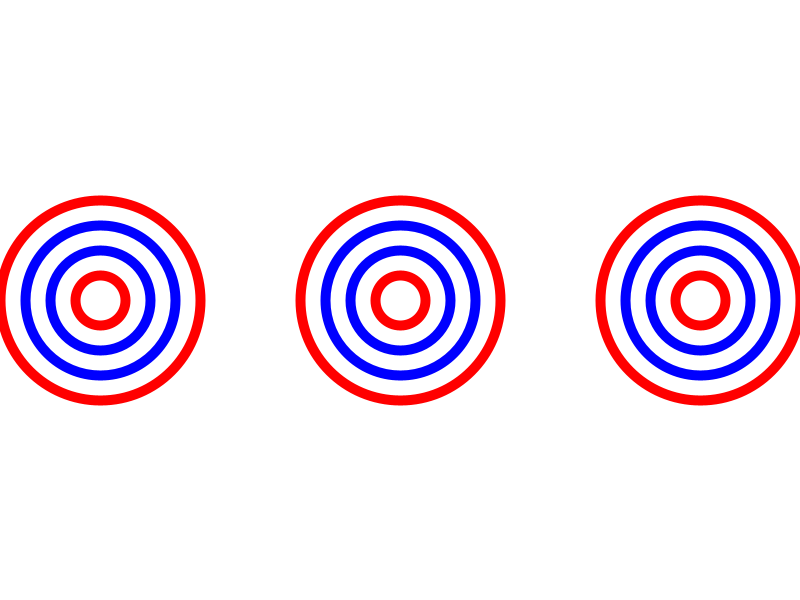
Frame 1 (no input)
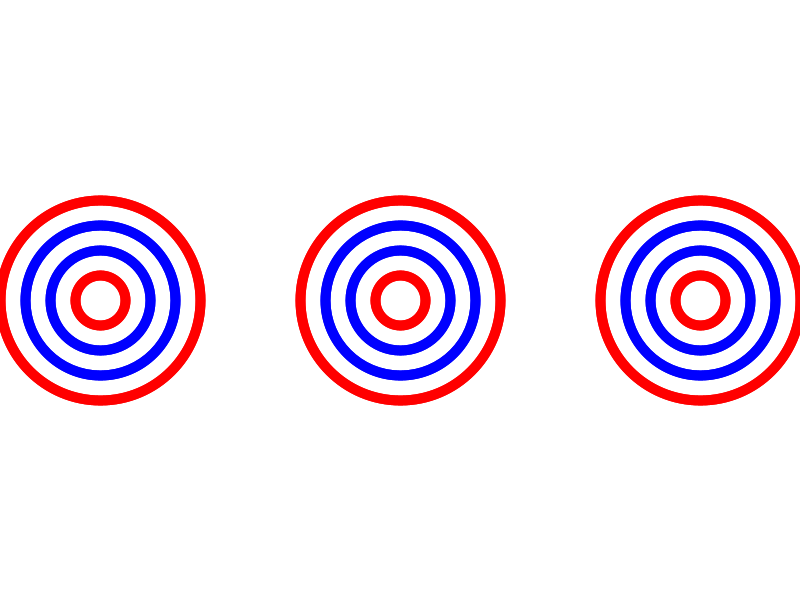
Frame 2 (the mouse pressed at the canvas centre, redrawn once)

The Processing sketch that drew these frames (run headless with seeded random() and noise(); the mouse was pressed at the canvas centre and the sketch redrawn once):

// Processing sketch: draw_three_evenly
// ── draw_three_evenly.pde
void setup() {
  size(800, 600);
  background(255);
  noStroke();
  noLoop(); 
}

void draw() {
  for(int i = 0; i < 3; i++){
    drawCircles(100+300*i, height/2, 200);
  }
}

void drawCircles(float x, float y, float w) {
  noFill();
  strokeWeight(10);
  
  stroke(255, 0, 0);
  ellipse(x, y, w, w);
  
  stroke(0, 0, 255);
  ellipse(x, y, w * 3/4, w * 3/4);
  
  stroke(0, 0, 255);
  ellipse(x, y, w * 1/2, w * 1/2);
  
  stroke(255, 0, 0);
  ellipse(x, y, w * 1/4, w * 1/4);
}
